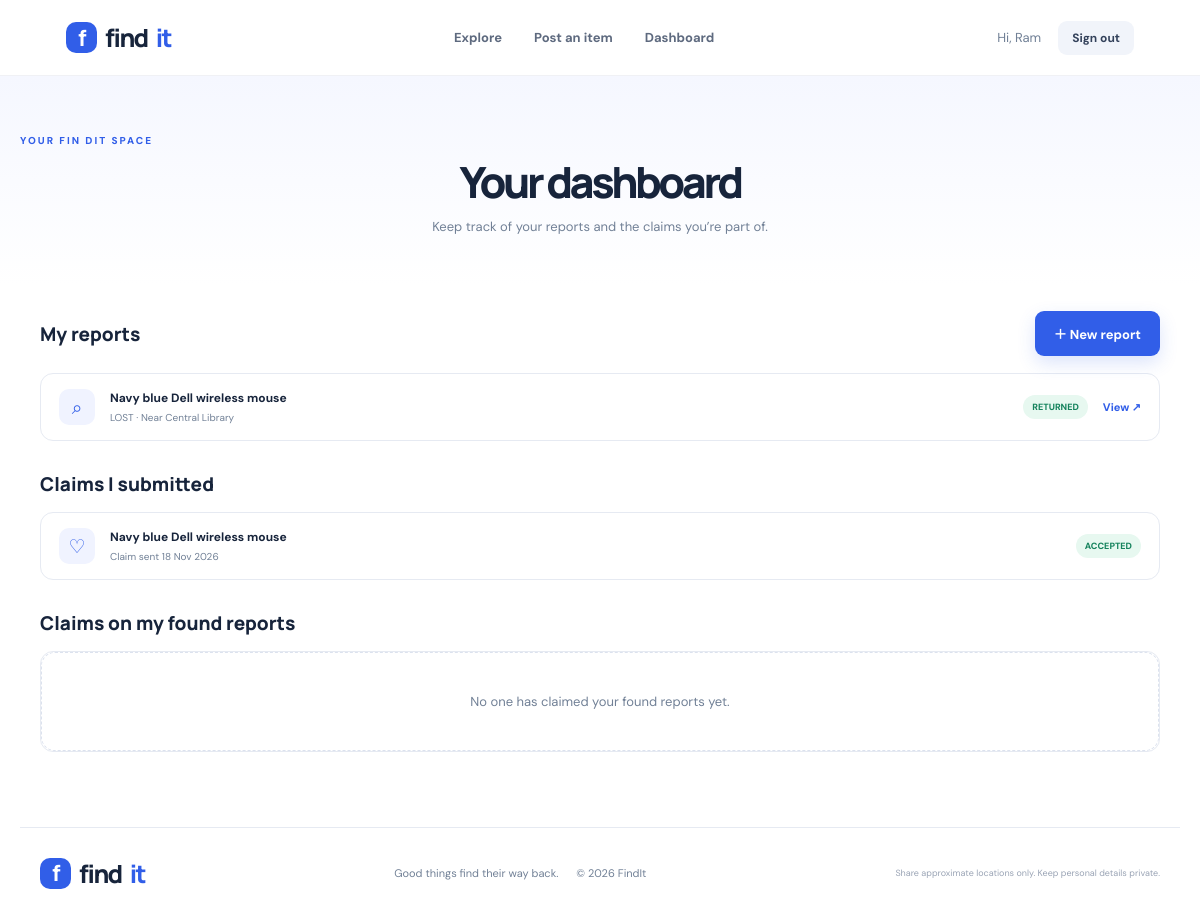
Page /dashboard (signed in) on the committed database.
### app.py (models this page shows)
class User(db.Model):
    id = db.Column(db.Integer, primary_key=True)
    name = db.Column(db.String(100), nullable=False)
    email = db.Column(db.String(150), unique=True, nullable=False)
    password_hash = db.Column(db.String(255), nullable=False)
    role = db.Column(db.String(20), default="user", nullable=False)
    created_at = db.Column(db.DateTime, default=datetime.utcnow)

class Item(db.Model):
    id = db.Column(db.Integer, primary_key=True)
    user_id = db.Column(db.Integer, db.ForeignKey("user.id"), nullable=False)
    report_type = db.Column(db.String(10), nullable=False)  # LOST / FOUND
    title = db.Column(db.String(140), nullable=False)
    category = db.Column(db.String(50), nullable=False)
    description = db.Column(db.Text, nullable=False)
    location = db.Column(db.String(180), nullable=False)
    event_date = db.Column(db.Date, nullable=False)
    image = db.Column(db.String(255))
    status = db.Column(db.String(20), default="OPEN")
    created_at = db.Column(db.DateTime, default=datetime.utcnow)
    owner = db.relationship("User", backref="items")

class Claim(db.Model):
    id = db.Column(db.Integer, primary_key=True)
    item_id = db.Column(db.Integer, db.ForeignKey("item.id"), nullable=False)
    claimant_id = db.Column(db.Integer, db.ForeignKey("user.id"), nullable=False)
    message = db.Column(db.Text, nullable=False)
    private_proof = db.Column(db.Text, nullable=False)
    status = db.Column(db.String(20), default="PENDING")
    created_at = db.Column(db.DateTime, default=datetime.utcnow)
    item = db.relationship("Item", backref="claims")
    claimant = db.relationship("User", backref="claims")

### app.py (the view)
@app.route("/dashboard")
@login_required
def dashboard():
    mine = Item.query.filter_by(user_id=session["user_id"]).order_by(Item.created_at.desc()).all()
    claims = Claim.query.filter_by(claimant_id=session["user_id"]).order_by(Claim.created_at.desc()).all()
    received = Claim.query.join(Item).filter(Item.user_id == session["user_id"]).order_by(Claim.created_at.desc()).all()
    return render_template("dashboard.html", mine=mine, claims=claims, received=received)

### app.py (called while the page is built)
def login_required(fn):
    @wraps(fn)
    def wrapper(*args, **kwargs):
        if not session.get("user_id"):
            flash("Please sign in to continue.", "info")
            return redirect(url_for("login", next=request.path))
        return fn(*args, **kwargs)
    return wrapper

@app.context_processor
def inject_user():
    return {"current_user": User.query.get(session.get("user_id")) if session.get("user_id") else None}

### templates/dashboard.html
{% extends "base.html" %}{% block title %}My dashboard{% endblock %}{% block content %}
<section class="page-hero"><div class="eyebrow">YOUR FIN DIT SPACE</div><h1>Your dashboard</h1><p>Keep track of your reports and the claims you’re part of.</p></section>
<section class="content-wrap"><div class="dashboard-head"><h2>My reports</h2><a class="btn btn-primary" href="{{ url_for('report') }}">＋ New report</a></div><div class="table-panel">{% for item in mine %}<div class="dash-row"><div class="dash-symbol">{{ '⌕' if item.report_type=='LOST' else '✧' }}</div><div class="dash-main"><b>{{ item.title }}</b><small>{{ item.report_type }} · {{ item.location }}</small></div><span class="status {{ item.status|lower }}">{{ item.status|replace('_',' ') }}</span><a href="{{ url_for('item_detail', item_id=item.id) }}">View ↗</a></div>{% else %}<div class="empty-state">You haven’t posted any reports yet.</div>{% endfor %}</div>
<h2 class="subhead">Claims I submitted</h2><div class="table-panel">{% for claim in claims %}<div class="dash-row"><div class="dash-symbol">♡</div><div class="dash-main"><b>{{ claim.item.title }}</b><small>Claim sent {{ claim.created_at.strftime('%d %b %Y') }}</small></div><span class="status {{ claim.status|lower }}">{{ claim.status|replace('_',' ') }}</span></div>{% else %}<div class="empty-state">No claims submitted yet.</div>{% endfor %}</div>
<h2 class="subhead">Claims on my found reports</h2><div class="table-panel">{% for claim in received %}<div class="claim-row"><div class="claim-head"><div><b>{{ claim.item.title }}</b><small>Claim by {{ claim.claimant.name }} · {{ claim.created_at.strftime('%d %b %Y') }}</small></div><span class="status {{ claim.status|lower }}">{{ claim.status|replace('_',' ') }}</span></div><p>{{ claim.message }}</p><div class="private-proof"><b>Private proof:</b> {{ claim.private_proof }}</div>{% if claim.status=='PENDING' %}<form method="post" action="{{ url_for('claim_status', claim_id=claim.id) }}" class="inline-actions"><button name="status" value="NEEDS_INFO" class="btn btn-outline btn-sm">Need more info</button><button name="status" value="REJECTED" class="btn btn-light btn-sm">Reject</button><button name="status" value="ACCEPTED" class="btn btn-primary btn-sm">Accept claim</button></form>{% endif %}</div>{% else %}<div class="empty-state">No one has claimed your found reports yet.</div>{% endfor %}</div></section>{% endblock %}

### templates/base.html (shortened to what this page needs)
<!doctype html>
<html lang="en">
<head>
  <link rel="stylesheet" href="{{ url_for('static', filename='css/style.css') }}">
</head>
<body>
<header class="topbar">
  <a class="brand" href="{{ url_for('home') }}"><span class="brand-mark">f</span> find<span>it</span></a>
  <nav>
    <a href="{{ url_for('items') }}">Explore</a>
    {% if current_user %}<a href="{{ url_for('report') }}">Post an item</a><a href="{{ url_for('dashboard') }}">Dashboard</a>{% endif %}
  </nav>
  <div class="nav-actions">
    {% if current_user %}<span class="hello">Hi, {{ current_user.name.split(' ')[0] }}</span><a class="btn btn-light btn-sm" href="{{ url_for('logout') }}">Sign out</a>
    {% else %}<a class="nav-login" href="{{ url_for('login') }}">Log in</a><a class="btn btn-primary btn-sm" href="{{ url_for('register') }}">Get started</a>{% endif %}
  </div>
</header>
<main>
  {% block content %}{% endblock %}
</main>
<footer><div class="footer-inner"><a class="brand" href="{{ url_for('home') }}"><span class="brand-mark">f</span> find<span>it</span></a><p>Good things find their way back. <span>© 2026 FindIt</span></p><small>Share approximate locations only. Keep personal details private.</small></div></footer>
</body></html>

### static/css/style.css (style rules this page uses)
:root { --ink:#17243b;--muted:#718096;--blue:#315ee8;--blue2:#244bd0;--pale:#f3f6ff;--line:#e6eaf2;--cream:#fffaf4;--green:#1e9b72;--shadow:0 18px 55px rgba(28,45,82,.08) }
* { box-sizing:border-box }
body { margin:0;background:#fff;color:var(--ink);font-family:"DM Sans",sans-serif }
a { color:inherit;text-decoration:none }
.topbar { height:76px;padding:0 max(calc((100% - 1160px)/2),5.5%);display:flex;align-items:center;justify-content:space-between;border-bottom:1px solid #f0f1f5;background:#fff;position:sticky;top:0;z-index:10 }
.brand { font:800 25px Manrope,sans-serif;letter-spacing:-1.5px;display:flex;align-items:center;gap:8px }
.brand>span:last-child { color:var(--blue) }
.brand-mark { width:31px;height:31px;border-radius:10px;background:var(--blue);color:white;display:inline-flex;align-items:center;justify-content:center;font:800 22px Manrope }
.topbar nav { display:flex;gap:32px;color:#5e6a7f;font-size:13px;font-weight:700 }
.nav-actions { display:flex;align-items:center;gap:17px;font-size:13px }
.hello { color:var(--muted) }
.btn { border:0;border-radius:9px;padding:13px 19px;display:inline-flex;align-items:center;justify-content:center;font:700 13px "DM Sans";cursor:pointer;transition:.2s }
.btn-primary { background:var(--blue);color:white;box-shadow:0 7px 18px #315ee82b }
.btn-light { background:#f1f4fa;color:#34425b }
.btn-sm { padding:9px 14px;font-size:12px }
main { min-height:70vh }
.eyebrow { font-size:10px;letter-spacing:2px;font-weight:800;color:var(--blue);display:flex;align-items:center;gap:9px }
.hero h1,.page-hero h1 { font:800 clamp(44px,5.4vw,68px)/1.07 Manrope,sans-serif;letter-spacing:-3.5px;margin:21px 0 }
.page-hero { text-align:center;padding:58px 20px 38px;background:linear-gradient(180deg,#f5f7ff,#fff) }
.page-hero h1 { font-size:43px;margin:12px 0 }
.page-hero p { color:var(--muted);font-size:13px }
.content-wrap { max-width:1160px;padding:25px 20px 75px;margin:auto }
.empty-state { padding:40px;text-align:center;border:1px dashed #dce2ee;border-radius:14px;color:var(--muted);font-size:13px;grid-column:1/-1 }
.dashboard-head { display:flex;justify-content:space-between;align-items:center;margin-bottom:17px }
.dashboard-head h2,.subhead { font:800 19px Manrope;margin:30px 0 15px }
.dashboard-head h2 { margin:0 }
.table-panel { border:1px solid var(--line);border-radius:13px;overflow:hidden }
.dash-row { display:flex;align-items:center;gap:15px;padding:15px 18px;border-bottom:1px solid #eff1f5 }
.dash-row:last-child { border-bottom:0 }
.dash-symbol { width:36px;height:36px;border-radius:10px;background:#f0f3ff;color:var(--blue);display:grid;place-items:center;font-size:19px }
.dash-main { flex:1 }
.dash-main b,.claim-head b { display:block;font-size:12px }
.dash-main small,.claim-head small { display:block;color:var(--muted);font-size:10px;margin-top:5px }
.dash-row>a { font-size:11px;color:var(--blue);font-weight:800 }
.status { padding:6px 9px;border-radius:30px;font-size:9px;font-weight:800;background:#f0f2f6;color:#637087 }
.status.returned,.status.accepted { background:#e7f8f0;color:#16835d }
.footer-inner { max-width:1160px;margin:auto;padding:27px 20px;display:flex;align-items:center;justify-content:space-between;border-top:1px solid var(--line) }
footer p { font-size:11px;color:var(--muted) }
footer p span { margin-left:15px }
footer small { font-size:9px;color:#9aa4b5 }

### rows in the picture
User: name "Ram"
Item: report_type "⌕", title "Navy blue Dell wireless mouse", report_type "LOST", location "Near Central Library", status "RETURNED"
Claim: item "Navy blue Dell wireless mouse", created_at "18 Nov 2026", status "ACCEPTED"
